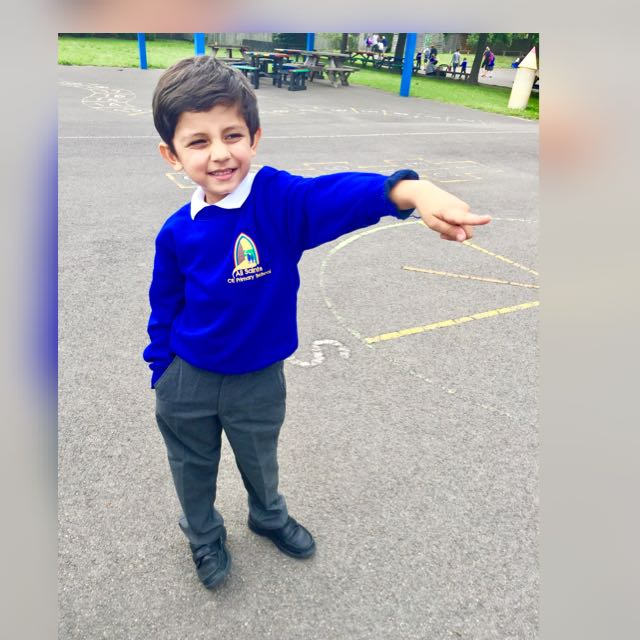
#> input picture tejas.jpg, 640 x 640 px
$ python image_operations.py
#> lines starting #> are read from the running program, lines starting #| are printed output that depends on the picture; after the words box and inside, x2 and y2 are one past the last pixel; in counts of white or black regions, pixels touching at a corner belong together
#!/usr/bin/env python3
# -*- coding: utf-8 -*-
"""
Created on Sat Jul 28 19:25:56 2018

@author: yash
"""

import numpy as np
import cv2

#Usually people perform analysis on grayscale image
#then export the result on coloured image
img=cv2.imread('tejas.jpg',cv2.IMREAD_COLOR)
#> img is the input picture: shape (640, 640, 3); mean B, G, R 176.2, 167, 168.2

###Referencing a particular pixel
px=img[55,55]
#> px = [205, 202, 204]
print(px)
#| [205 202 204]
###Changing the value of pixel
img[55,55]=[255,255,255]
#> img: shape (640, 640, 3); under 0.01% of pixels changed, all inside (x1, y1, x2, y2) = (55, 55, 56, 56)
px=img[55,55]
#> px = [255, 255, 255]
print(px)
#| [255 255 255]

##ROI=region of image
roi=img[100:150,100:150]
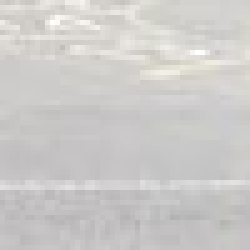
#> roi: shape (50, 50, 3) (shown 5 times larger); mean B, G, R 201.2, 203, 204.5
print(roi)
#> (printed output is left out)
##Changing the region
img[100:150,100:150]=[255,255,255]
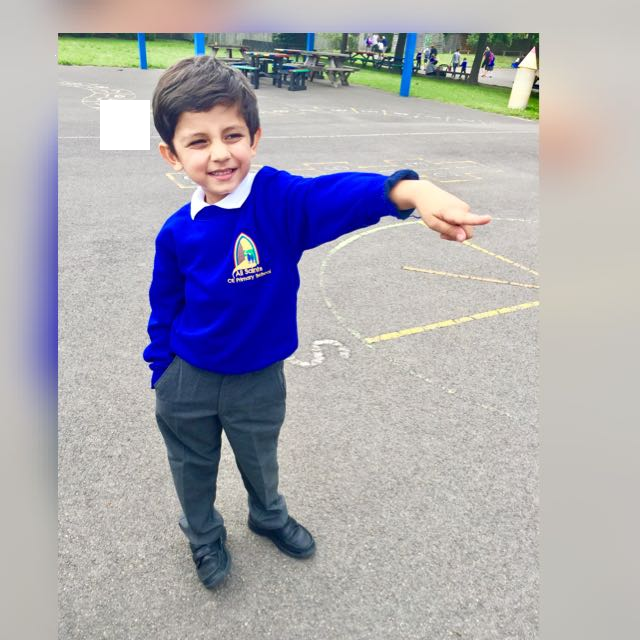
#> img: shape (640, 640, 3); mean B, G, R 176.5, 167.3, 168.5
cv2.imshow('image',img)
cv2.waitKey(0)
cv2.destroyAllWindows()

##Copying a region and pasting it
face=img[37:111,107:194]
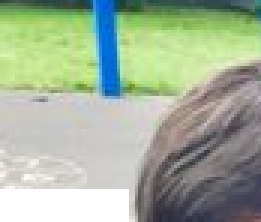
#> face: shape (74, 87, 3) (shown 3 times larger); mean B, G, R 154.4, 177.5, 162.9
img[0:74,0:87]=face
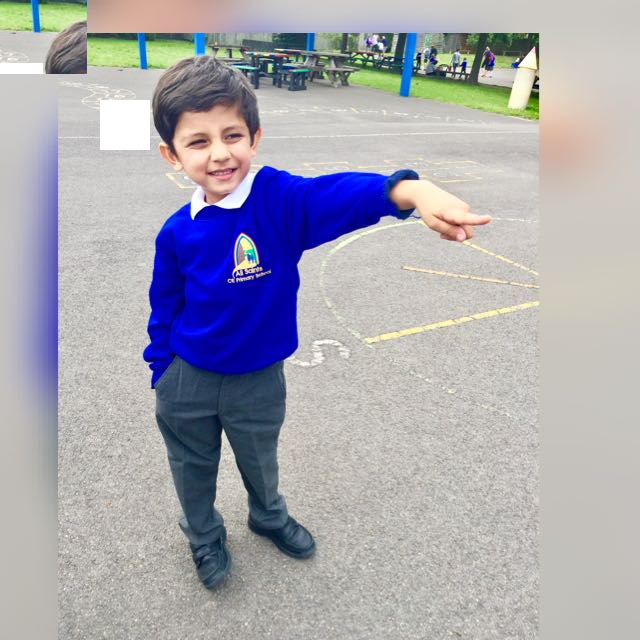
#> img: shape (640, 640, 3); 1.57% of pixels changed, all inside (x1, y1, x2, y2) = (0, 0, 87, 74)
cv2.imshow('image',img)
cv2.waitKey(0)
cv2.destroyAllWindows()

$ run again, with img1.jpg copied over tejas.jpg
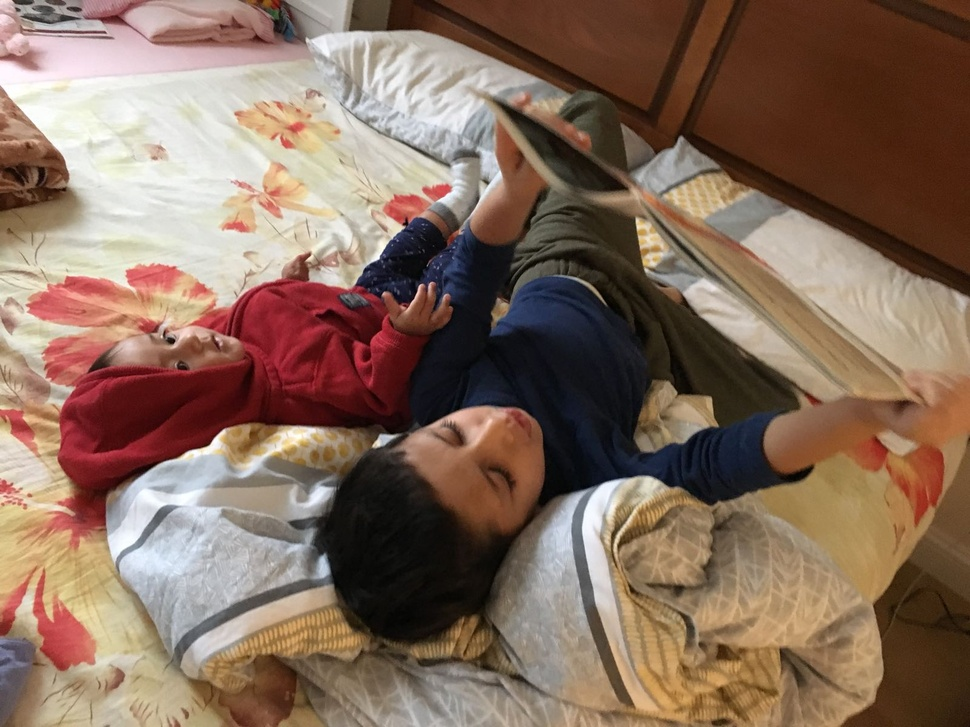
#> input picture img1.jpg, 970 x 727 px, shrunk from 1600 x 1200 before the run
#> img is the input picture: shape (727, 970, 3); mean B, G, R 92.4, 108.1, 133.1
#> `px=img[55,55]`: px = [224, 213, 239]
#| [224 213 239]
#> `px=img[55,55]`: px = [255, 255, 255]
#| [255 255 255]
#> (printed output is left out)
#> `face=img[37:111,107:194]`:
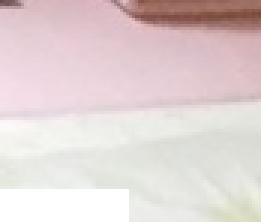
#> face: shape (74, 87, 3) (shown 3 times larger); mean B, G, R 211.4, 211.4, 225.4
#> `img[0:74,0:87]=face`:
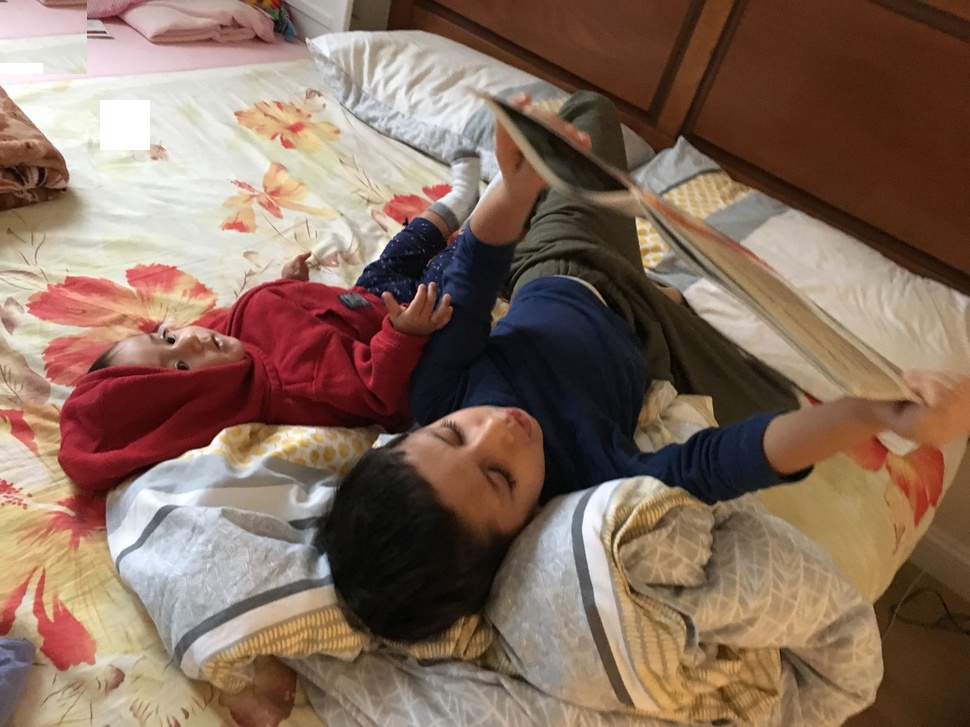
#> img: shape (727, 970, 3); mean B, G, R 92.9, 108.6, 133.5
